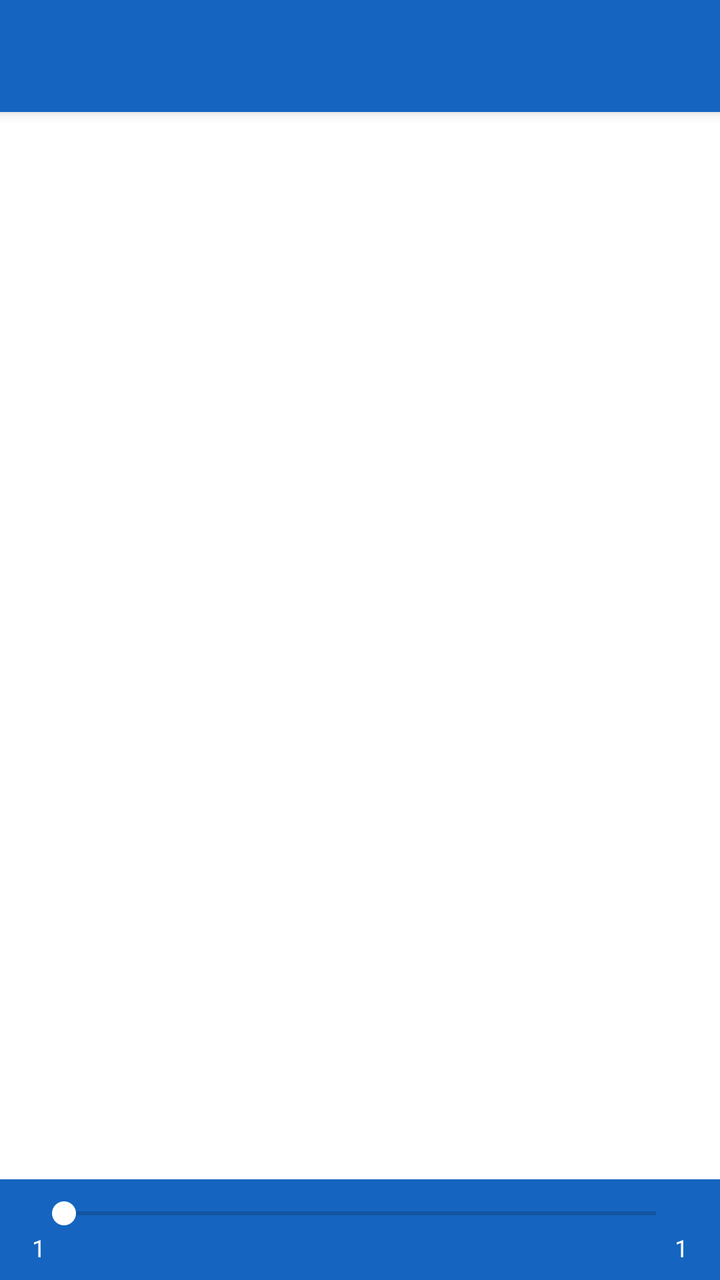
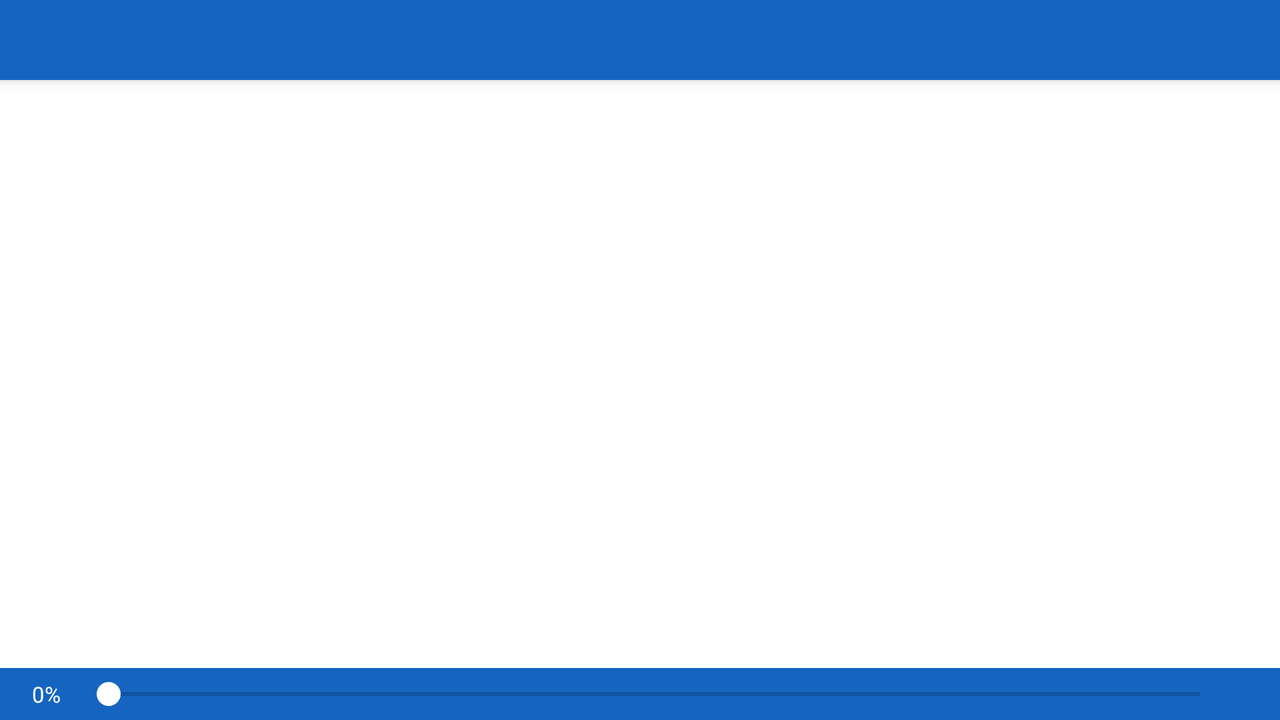

One screen, two layout resources from the same app: the default and the repository's alternative for another configuration. Each is rendered where Android would select it; the XML of both is given below.
<!-- AndroidManifest.xml: application theme Theme.PDBReader -->
<!-- res/layout/activity_reader.xml -->
<?xml version="1.0" encoding="utf-8"?>
<androidx.coordinatorlayout.widget.CoordinatorLayout
    xmlns:android="http://schemas.android.com/apk/res/android"
    xmlns:app="http://schemas.android.com/apk/res-auto"
    android:id="@+id/readerContainer"
    android:layout_width="match_parent"
    android:layout_height="match_parent">

    <com.google.android.material.appbar.AppBarLayout
        android:id="@+id/appBarLayout"
        android:layout_width="match_parent"
        android:layout_height="wrap_content"
        android:visibility="visible">

        <androidx.appcompat.widget.Toolbar
            android:id="@+id/toolbar"
            android:layout_width="match_parent"
            android:layout_height="?attr/actionBarSize"
            android:background="?attr/colorPrimary"
            app:popupTheme="@style/ThemeOverlay.MaterialComponents.Light" />

    </com.google.android.material.appbar.AppBarLayout>

    
    <LinearLayout
        android:id="@+id/searchBar"
        android:layout_width="match_parent"
        android:layout_height="wrap_content"
        android:orientation="horizontal"
        android:background="?attr/colorPrimary"
        android:padding="8dp"
        android:visibility="gone"
        app:layout_behavior="@string/appbar_scrolling_view_behavior">

        <EditText
            android:id="@+id/etSearch"
            android:layout_width="0dp"
            android:layout_height="wrap_content"
            android:layout_weight="1"
            android:background="@android:color/white"
            android:padding="8dp"
            android:hint="@string/search_hint"
            android:textColor="@color/black"
            android:imeOptions="actionSearch"
            android:inputType="text"
            android:singleLine="true" />

        <ImageButton
            android:id="@+id/btnSearchPrev"
            android:layout_width="wrap_content"
            android:layout_height="wrap_content"
            android:src="@android:drawable/ic_media_previous"
            android:tint="@color/white"
            android:background="?attr/selectableItemBackgroundBorderless"
            android:contentDescription="이전" />

        <ImageButton
            android:id="@+id/btnSearchNext"
            android:layout_width="wrap_content"
            android:layout_height="wrap_content"
            android:src="@android:drawable/ic_media_next"
            android:tint="@color/white"
            android:background="?attr/selectableItemBackgroundBorderless"
            android:contentDescription="다음" />

        <ImageButton
            android:id="@+id/btnSearchClose"
            android:layout_width="wrap_content"
            android:layout_height="wrap_content"
            android:src="@android:drawable/ic_menu_close_clear_cancel"
            android:tint="@color/white"
            android:background="?attr/selectableItemBackgroundBorderless"
            android:contentDescription="닫기" />

    </LinearLayout>

    
    <ScrollView
        android:id="@+id/scrollView"
        android:layout_width="match_parent"
        android:layout_height="match_parent"
        android:fillViewport="true"
        app:layout_behavior="@string/appbar_scrolling_view_behavior">

        <TextView
            android:id="@+id/tvContent"
            android:layout_width="match_parent"
            android:layout_height="wrap_content"
            android:padding="16dp"
            android:lineSpacingMultiplier="1.6"
            android:textSize="16sp"
            android:textIsSelectable="true"
            android:hyphenationFrequency="normal" />

    </ScrollView>

    
    <LinearLayout
        android:id="@+id/bottomBar"
        android:layout_width="match_parent"
        android:layout_height="wrap_content"
        android:layout_gravity="bottom"
        android:orientation="vertical"
        android:background="@color/primary"
        android:visibility="visible">

        <SeekBar
            android:id="@+id/seekBarProgress"
            android:layout_width="match_parent"
            android:layout_height="wrap_content"
            android:layout_marginHorizontal="16dp"
            android:layout_marginTop="8dp"
            android:thumbTint="@color/white"
            android:progressTint="@color/white" />

        <LinearLayout
            android:layout_width="match_parent"
            android:layout_height="wrap_content"
            android:orientation="horizontal"
            android:paddingHorizontal="16dp"
            android:paddingBottom="8dp">

            <TextView
                android:id="@+id/tvCurrentPage"
                android:layout_width="0dp"
                android:layout_height="wrap_content"
                android:layout_weight="1"
                android:textColor="@color/white"
                android:textSize="12sp"
                android:text="1" />

            <TextView
                android:id="@+id/tvTotalPages"
                android:layout_width="0dp"
                android:layout_height="wrap_content"
                android:layout_weight="1"
                android:textColor="@color/white"
                android:textSize="12sp"
                android:gravity="end"
                android:text="1" />

        </LinearLayout>

    </LinearLayout>

    
    <com.google.android.material.progressindicator.CircularProgressIndicator
        android:id="@+id/progressIndicator"
        android:layout_width="wrap_content"
        android:layout_height="wrap_content"
        android:layout_gravity="center"
        android:visibility="gone" />

</androidx.coordinatorlayout.widget.CoordinatorLayout>
<!-- resources referenced by this layout -->
<resources>
  <color name="black">#000000</color>
  <color name="primary">#1565C0</color>
  <color name="white">#FFFFFF</color>
  <string name="search_hint">검색어를 입력하세요</string>
  <style name="Theme.PDBReader" parent="Theme.MaterialComponents.DayNight.NoActionBar">
          <item name="colorPrimary">@color/primary</item>
          <item name="colorPrimaryVariant">@color/primary_dark</item>
          <item name="colorOnPrimary">@color/white</item>
          <item name="colorSecondary">@color/accent</item>
          <item name="colorSecondaryVariant">@color/accent</item>
          <item name="colorOnSecondary">@color/white</item>
          <item name="windowActionBar">false</item>
          <item name="windowNoTitle">true</item>
      </style>
  <color name="primary_dark">#0D47A1</color>
  <color name="accent">#FF6F00</color>
</resources>
<!-- res/layout-land/activity_reader.xml (the repository's variant of the layout above) -->
<!-- drawn on the phone turned sideways -->
<?xml version="1.0" encoding="utf-8"?>
<androidx.coordinatorlayout.widget.CoordinatorLayout
    xmlns:android="http://schemas.android.com/apk/res/android"
    xmlns:app="http://schemas.android.com/apk/res-auto"
    android:id="@+id/readerContainer"
    android:layout_width="match_parent"
    android:layout_height="match_parent">

    <com.google.android.material.appbar.AppBarLayout
        android:id="@+id/appBarLayout"
        android:layout_width="match_parent"
        android:layout_height="wrap_content"
        android:visibility="visible">

        <androidx.appcompat.widget.Toolbar
            android:id="@+id/toolbar"
            android:layout_width="match_parent"
            android:layout_height="40dp"
            android:background="?attr/colorPrimary"
            android:minHeight="40dp"
            app:popupTheme="@style/ThemeOverlay.MaterialComponents.Light" />

    </com.google.android.material.appbar.AppBarLayout>

    
    <LinearLayout
        android:id="@+id/searchBar"
        android:layout_width="match_parent"
        android:layout_height="wrap_content"
        android:orientation="horizontal"
        android:background="?attr/colorPrimary"
        android:padding="4dp"
        android:visibility="gone"
        app:layout_behavior="@string/appbar_scrolling_view_behavior">

        <EditText
            android:id="@+id/etSearch"
            android:layout_width="0dp"
            android:layout_height="wrap_content"
            android:layout_weight="1"
            android:background="@android:color/white"
            android:padding="6dp"
            android:hint="@string/search_hint"
            android:textColor="@color/black"
            android:imeOptions="actionSearch"
            android:inputType="text"
            android:singleLine="true"
            android:textSize="13sp" />

        <ImageButton
            android:id="@+id/btnSearchPrev"
            android:layout_width="36dp"
            android:layout_height="36dp"
            android:src="@android:drawable/ic_media_previous"
            android:tint="@color/white"
            android:background="?attr/selectableItemBackgroundBorderless"
            android:contentDescription="이전" />

        <ImageButton
            android:id="@+id/btnSearchNext"
            android:layout_width="36dp"
            android:layout_height="36dp"
            android:src="@android:drawable/ic_media_next"
            android:tint="@color/white"
            android:background="?attr/selectableItemBackgroundBorderless"
            android:contentDescription="다음" />

        <ImageButton
            android:id="@+id/btnSearchClose"
            android:layout_width="36dp"
            android:layout_height="36dp"
            android:src="@android:drawable/ic_menu_close_clear_cancel"
            android:tint="@color/white"
            android:background="?attr/selectableItemBackgroundBorderless"
            android:contentDescription="닫기" />

    </LinearLayout>

    
    <ScrollView
        android:id="@+id/scrollView"
        android:layout_width="match_parent"
        android:layout_height="match_parent"
        android:fillViewport="true"
        app:layout_behavior="@string/appbar_scrolling_view_behavior">

        <TextView
            android:id="@+id/tvContent"
            android:layout_width="match_parent"
            android:layout_height="wrap_content"
            android:paddingHorizontal="48dp"
            android:paddingVertical="12dp"
            android:lineSpacingMultiplier="1.5"
            android:textSize="15sp"
            android:textIsSelectable="true"
            android:hyphenationFrequency="normal" />

    </ScrollView>

    
    <LinearLayout
        android:id="@+id/bottomBar"
        android:layout_width="match_parent"
        android:layout_height="wrap_content"
        android:layout_gravity="bottom"
        android:orientation="horizontal"
        android:background="@color/primary"
        android:paddingHorizontal="16dp"
        android:paddingVertical="4dp"
        android:gravity="center_vertical"
        android:visibility="visible">

        <TextView
            android:id="@+id/tvCurrentPage"
            android:layout_width="wrap_content"
            android:layout_height="wrap_content"
            android:textColor="@color/white"
            android:textSize="11sp"
            android:text="0%" />

        <SeekBar
            android:id="@+id/seekBarProgress"
            android:layout_width="0dp"
            android:layout_height="wrap_content"
            android:layout_weight="1"
            android:layout_marginHorizontal="8dp"
            android:thumbTint="@color/white"
            android:progressTint="@color/white" />

        <TextView
            android:id="@+id/tvTotalPages"
            android:layout_width="wrap_content"
            android:layout_height="wrap_content"
            android:textColor="@color/white"
            android:textSize="11sp"
            android:gravity="end"
            android:text="" />

    </LinearLayout>

    
    <com.google.android.material.progressindicator.CircularProgressIndicator
        android:id="@+id/progressIndicator"
        android:layout_width="wrap_content"
        android:layout_height="wrap_content"
        android:layout_gravity="center"
        android:visibility="gone" />

</androidx.coordinatorlayout.widget.CoordinatorLayout>
